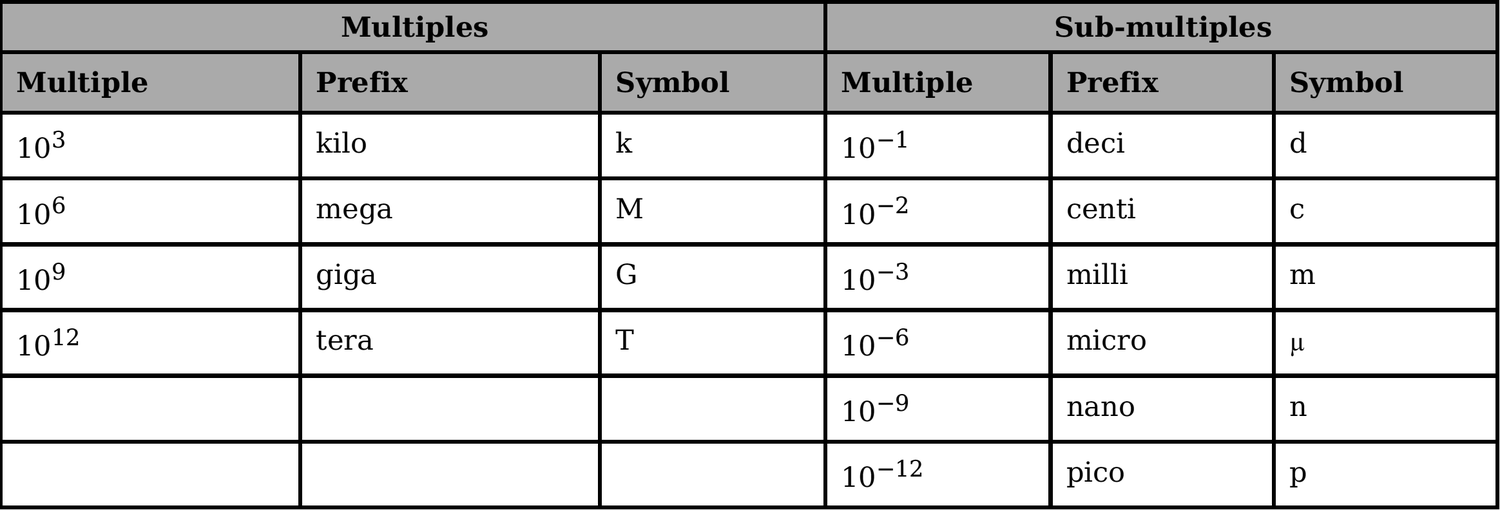
#> input picture Y9_Exploring_Science/source/revision/albert/prefixes.png, 1500 x 510 px, given in place of q_exam_style_1.png, which was not available
$ python make_albert_crops.py
#> lines starting #> are read from the running program, lines starting #| are printed output that depends on the picture
"""Cut the pieces of Albert's revision pages that Test 1 uses (physics part), unchanged apart from the crop.

Reads source/revision/albert/*.png (his pages, already greyscale) and writes source/assessment/albert/*.png.
Each entry is (source page, (top, bottom) in pixels). Nothing is edited inside the pictures.
Run: python3 make_albert_crops.py
"""
import os
from PIL import Image

HERE = os.path.dirname(os.path.abspath(__file__))
SRC = os.path.join(HERE, 'revision', 'albert')
OUT = os.path.join(HERE, 'assessment', 'albert')
os.makedirs(OUT, exist_ok=True)

CROPS = {
    # name: (source page, (left, top, right, bottom) in pixels, or None for the whole page)
    'density_q1':    ('q_exam_style_1',   (0, 58, 1198, 642)),      # coursebook exam-style question 1, with its table of densities (the book's EXAM-STYLE QUESTIONS banner is cropped off)
    'density_q2':    ('q_exam_style_2',   (0, 0, 1200, 340)),       # coursebook exam-style question 2 (the page also holds questions 3 and 4)
    'efficiency':    ('q_efficiency_mcq', None),                    # which of these machines is the more efficient and why
    'cyclist_graph': ('q_cyclist_graph',  (715, 0, 1414, 690)),     # the distance-time graph only; the wording of the question is typed in the paper so it prints at a readable size
    'liquids_q8a':   ('q_exam_style_5',   (0, 0, 1200, 515)),       # coursebook exam-style question 8(a): four liquids, missing values (the page also holds 8(b), 9 and 10)
}
for name, (page, box) in CROPS.items():
    im = Image.open(os.path.join(SRC, page + '.png')).convert('L')
#> im is the input picture: PIL image 1500x510 L; min 0, max 255, mean 211.3
    if box: im = im.crop(box)
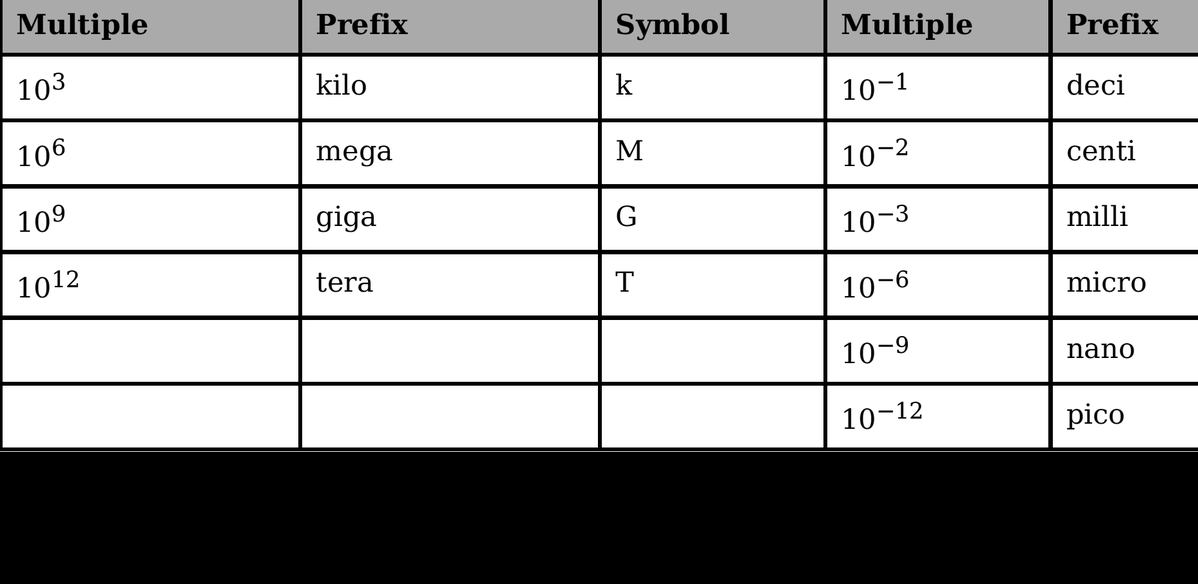
#> im: PIL image 1198x584 L; min 0, max 255, mean 170.5
    im.save(os.path.join(OUT, name + '.png'), 'PNG', optimize=True)
    print(f'{name:14} {im.size}  from {page}')
#| density_q1     (1198, 584)  from q_exam_style_1
#> pass 2 of the loop `for name, (page, box) in CROPS.items():`:
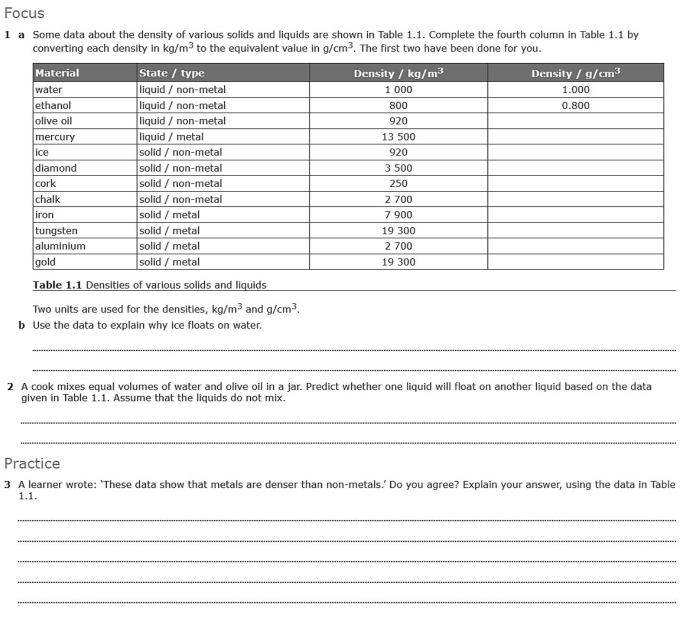
#> input picture Y9_Exploring_Science/source/revision/albert/q_density_workbook_1.png, 1360 x 1234 px, given in place of q_exam_style_2.png, which was not available (shown at 1/2 size)
#> im is the input picture: PIL image 1360x1234 L; min 1, max 255, mean 239
#> `if box: im = im.crop(box)`:
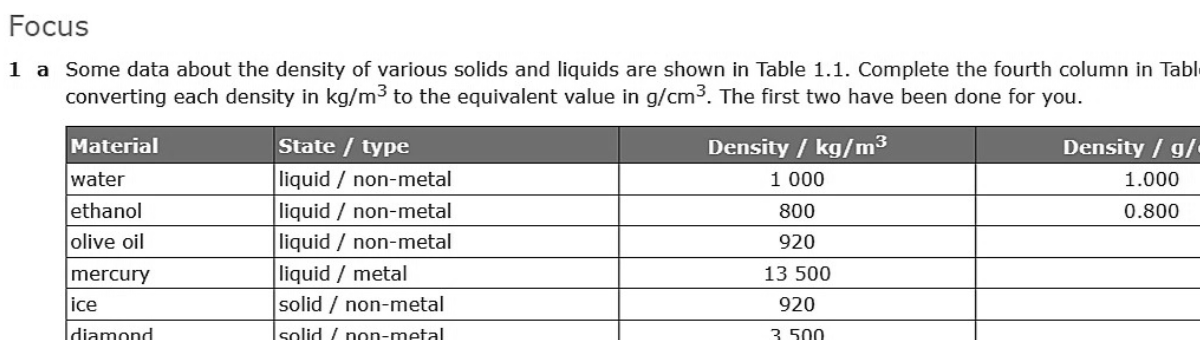
#> im: PIL image 1200x340 L; min 2, max 255, mean 225.7
#| density_q2     (1200, 340)  from q_exam_style_2
#> (the run stopped early here; a loop or call above may not have finished)
